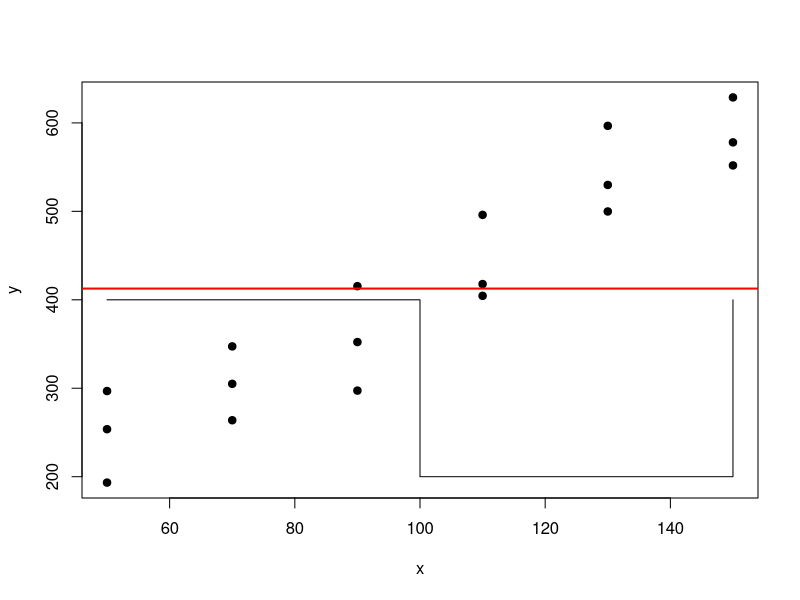
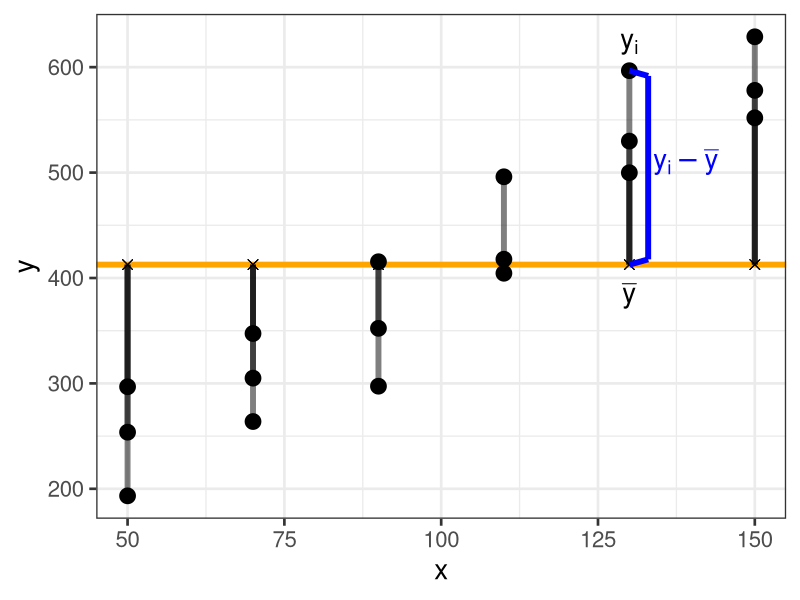
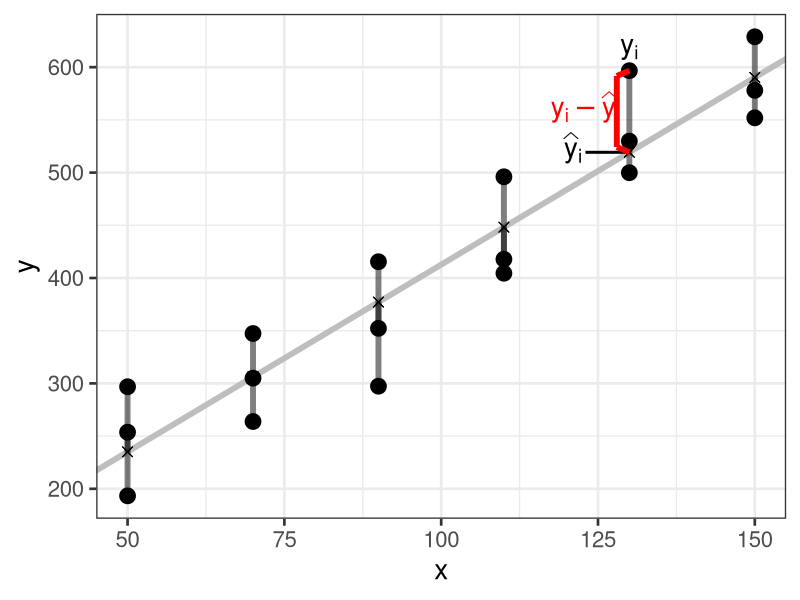
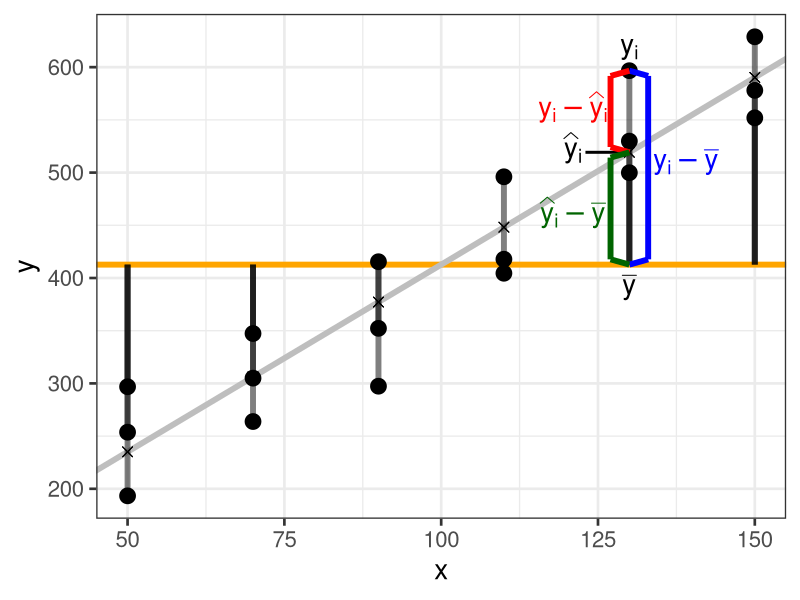
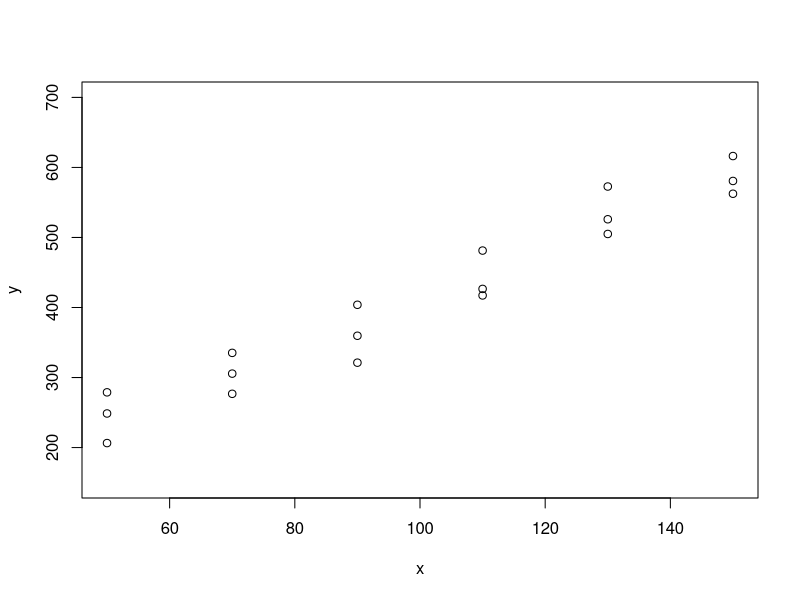
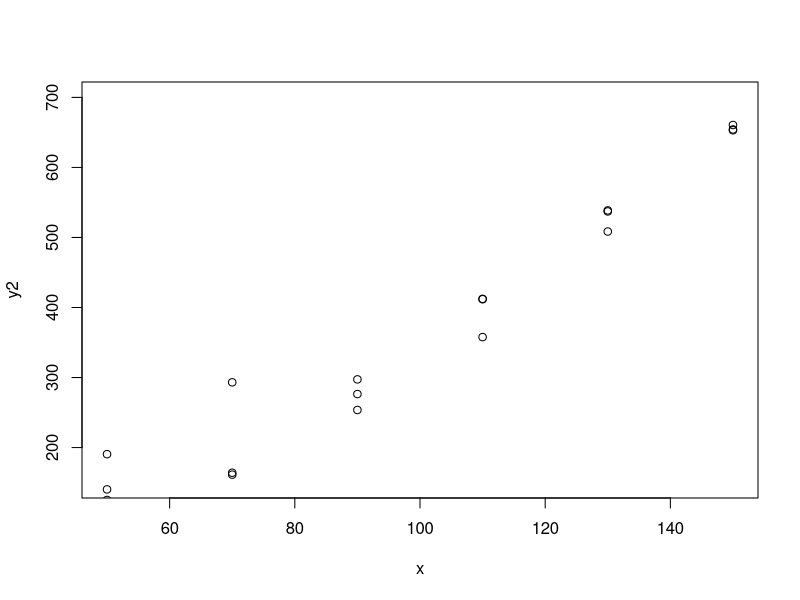
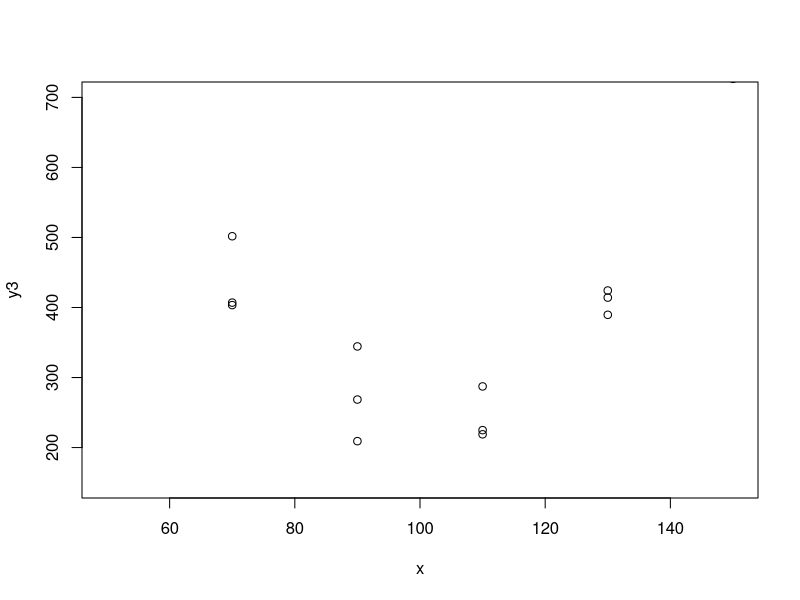
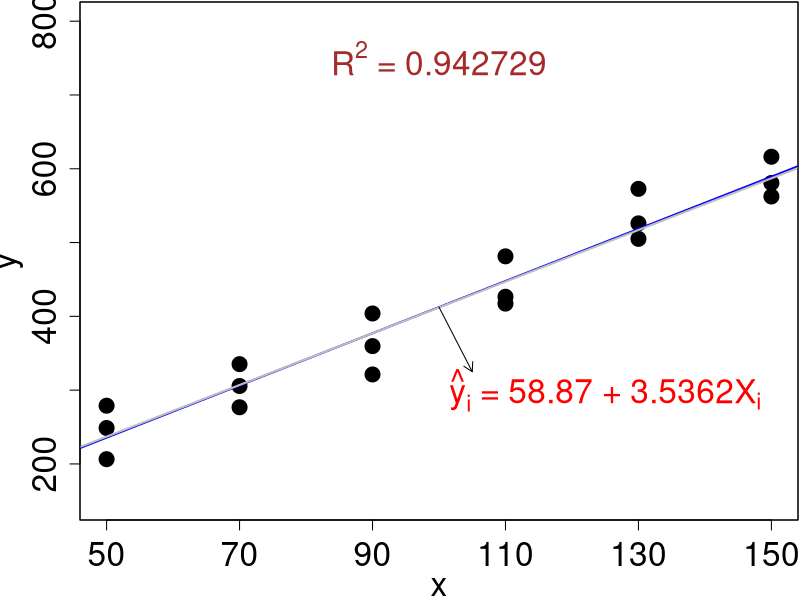

Write the R code that produced these figures, in order.
## ---- chunk 1
knitr::opts_chunk$set(echo = TRUE, comment = NA)
library(tidyverse)
# colores
c0= "#b0394a"
c1= "#ad6395"
c2= "#a391c4"
c3= "#8acfe6"
c4= "#646420"
c5= "#db524f"
paleta4=c("#0d3b66", "#faf0ca", "#f4d35e", "#ee964d")
set.seed(1256)
x <- rep(seq(50, 150, 20), 3)
y <- 62 + 3.5*x + rnorm(18, sd = 50)
df <- data.frame(y, x)
df0 <- df
## ---- chunk 2
set.seed(1256)
x <- rep(seq(50, 150, 20), 3)
y <- 62 + 3.5*x + rnorm(18, sd = 50)
df <- data.frame(y, x)
with(df, {plot(x, y, pch = 19)
   abline(h = mean(y), col = 'red', lwd = 2)
   lines(c(50, 100, 150), c(400, 200, 400), type = 's')
})
## ---- chunk 3
df0 <- df
df0$predicted <- mean(df0$y)
ggplot(df0, aes(x = x, y = y)) +
   geom_hline(yintercept = mean(y), color = 'orange', size = 2) +
   geom_segment(aes(xend = x, yend = predicted), alpha = .5, size = 2) +
   geom_point(size = 5) +
   geom_point(aes(y = predicted), shape = 4, size = 3) +
   annotate("text", x = df0[5, 2], y = df0[5, 1] + 25, label = "y[i]", parse = T, size = 7) +
   annotate("text", x = df0[5, 2], y = mean(y) - 30, label = "bar(y)", parse = T, size = 7) +
   annotate("text", x = df[5, 2] + 9, y = mean(c(df[5, 1], mean(y))) + 5, label = "y[i] - bar(y)", parse = T,
            size = 7, color = 'blue') +
   annotate("segment", x = df[5, 2] + 3, xend = df[5, 2] + 3, y = mean(y) + 5, yend = df[5, 1] - 5, colour = "blue",
            size = 2) +
   annotate("segment", x = df[5, 2], xend = df[5, 2] + 3, y = mean(y), yend = mean(y) + 5, colour = "blue",
            size = 2) +
   annotate("segment", x = df[5, 2], xend = df[5, 2] + 3, y = df[5, 1], yend = df[5, 1] - 5, colour = "blue",
            size = 2) +
   theme_bw(base_size = 20)
## ---- chunk 4
df1 <- df
fit1 <- lm(y ~ x, data = df1)
betas <- summary(fit1)$coefficients
df1$predicted <- predict(fit1)
p5 <- df1$predicted[5]
ggplot(df1, aes(x = x, y = y)) +
   geom_abline(intercept = betas[1], slope = betas[2], color = 'gray', size = 2) +
   geom_segment(aes(xend = x, yend = predicted), alpha = .5, size = 2) +
   geom_point(size = 5) +
   geom_point(aes(y = predicted), shape = 4, size = 3) +
   annotate("text", x = df1[5, 2], y = df1[5, 1] + 20, label = "y[i]", parse = T, size = 7) +
   annotate("text", x = df1[5, 2] - 9, y = p5 + 4, label = "widehat(y)[i]", parse = T, size = 7) +
   annotate("segment", x = df1[5, 2], xend = df1[5, 2] - 7, y = p5, yend = p5, size = 1) +
   annotate("text", x = df1[5, 2] - 7, y = mean(c(df1[5, 1], p5)) + 4, label = "y[i] - widehat(y)[i]", parse = T,
            size = 7, color = 'red') +
   annotate("segment", x = df1[5, 2] - 2, xend = df1[5, 2] - 2, y = p5 + 5, yend = df1[5, 1] - 5, colour = "red",
            size = 2) +
   annotate("segment", x = df1[5, 2], xend = df1[5, 2] - 2, y = p5, yend = p5 + 5, colour = "red", size = 2) +
   annotate("segment", x = df1[5, 2], xend = df1[5, 2] - 2, y = df1[5, 1], yend = df1[5, 1] - 5, colour = "red",
            size = 2) +
   theme_bw(base_size = 20)
## ---- chunk 5
df1 <- df
fit1 <- lm(y ~ x, data = df1)
df1$predicted <- predict(fit1)
betas <- summary(fit1)$coefficients
p5 <- df1$predicted[5]
ggplot(df1, aes(x = x, y = y)) +
   geom_hline(yintercept = mean(y), color = 'orange', size = 2) +
   geom_abline(intercept = betas[1], slope = betas[2], color = 'gray', size = 2) +
   geom_segment(aes(xend = x, yend = mean(y)), alpha = .5, size = 2) +
   geom_point(size = 5) +
   geom_point(aes(y = predicted), shape = 4, size = 3) +
   annotate("text", x = df1[5, 2], y = df1[5, 1] + 20, label = "y[i]", parse = T, size = 7) +
   annotate("text", x = df1[5, 2], y = mean(y) - 22, label = "bar(y)", parse = T, size = 7) +
   annotate("text", x = df1[5, 2] - 9, y = p5 + 4, label = "widehat(y)[i]", parse = T, size = 7) +
   annotate("segment", x = df1[5, 2], xend = df1[5, 2] - 7, y = p5, yend = p5, size = 1) +
   annotate("text", x = df1[5, 2] + 9, y = mean(c(df1[5, 1], mean(y))) + 5, label = "y[i] - bar(y)", parse = T,
            size = 7, color = 'blue') +
   annotate("segment", x = df1[5, 2] + 3, xend = df1[5, 2] + 3, y = mean(y) + 5, yend = df1[5, 1] - 5,
            colour = "blue", size = 2) +
   annotate("segment", x = df1[5, 2], xend = df1[5, 2] + 3, y = mean(y), yend = mean(y) + 5, colour = "blue",
            size = 2) +
   annotate("segment", x = df1[5, 2], xend = df1[5, 2] + 3, y = df1[5, 1], yend = df1[5, 1] - 5, colour = "blue",
            size = 2) +
   annotate("text", x = df1[5, 2] - 9, y = mean(c(df1[5, 1], p5)) + 4, label = "y[i] - widehat(y)[i]", parse = T,
            size = 7, color = 'red') +
   annotate("segment", x = df1[5, 2] - 3, xend = df1[5, 2] - 3, y = p5 + 5, yend = df1[5, 1] - 5, colour = "red",
            size = 2) +
   annotate("segment", x = df1[5, 2], xend = df1[5, 2] - 3, y = p5, yend = p5 + 5, colour = "red", size = 2) +
   annotate("segment", x = df1[5, 2], xend = df1[5, 2] - 3, y = df1[5, 1], yend = df1[5, 1] - 5, colour = "red",
            size = 2) +
   annotate("text", x = df1[5, 2] - 9, y = mean(c(p5, mean(y))) - 4, label = "widehat(y)[i] - bar(y)", parse = T,
            size = 7, color = 'darkgreen') +
   annotate("segment", x = df1[5, 2] - 3, xend = df1[5, 2] - 3, y = p5 - 5, yend = mean(y) + 5, colour = "darkgreen",
            size = 2) +
   annotate("segment", x = df1[5, 2], xend = df1[5, 2] - 3, y = p5, yend = p5 - 5, colour = "darkgreen",
            size = 2) +
   annotate("segment", x = df1[5, 2], xend = df1[5, 2] - 3, y = mean(y), yend = mean(y) + 5, colour = "darkgreen",
            size = 2) +
   theme_bw(base_size = 20)
## ---- chunk 6
dfn <- df
set.seed(1256)
dfn$y <- 62 + 3.5*dfn$x + rnorm(18, sd = 35)
dfn$y2 <- 0.025*dfn$x^2+90 + rnorm(18, sd = 35)
dfn$y3 <- 0.2*(dfn$x-100)^2+250 + rnorm(18, sd = 35)
set.seed(1298)
dfn$y2 <- 0.025*dfn$x^2+90 + rnorm(18, sd = 35)
lm1 <- summary(lm(y ~ x, dfn))
lm2 <- summary(lm(y2 ~ x, dfn))
lm3 <- summary(lm(y3 ~ x, dfn))
with(dfn, plot(x, y, xlim = c(50, 150), ylim = c(150, 700)))
with(dfn, plot(x, y2, xlim = c(50, 150), ylim = c(150, 700)))
with(dfn, plot(x, y3, xlim = c(50, 150), ylim = c(150, 700)))
## ---- chunk 7
par(mar = c(4, 4, .1, .1))
with(dfn, {plot(x, y, pch = 19, xlim = c(50, 150), ylim = c(150, 800), xaxt = 'n', cex = 2, cex.axis = 2, cex.lab = 2)
   axis(1, at = seq(50, 150, 20), mgp = c(3, 1.5, 0), cex.axis = 2, cex.lab = 2)
   abline(summary(lm(y ~ x))$coefficients[,1], col = 'blue', cex = 2, lwd = 2)
   par(new = T)
   curve(62 + 3.5*x, 40, 160, xlim = c(50, 150), ylim = c(150, 800), xaxt = 'n', yaxt = 'n', xlab = '', ylab = '',
         col = "gray", cex = 2, lwd = 2)
   text(100, 750, substitute(paste(R^2, " ", "=", " ", r2), list(r2 = round(summary(lm(y ~ x, dfn))$r.squared, 6))),
        col = 'brown', cex = 2)
   arrows(100, mean(y), 105, 325, length = 0.1, cex = 2)
   text(125, 300, substitute(paste(hat(y)[i], " = ", b0, " + ", b1 * X[i]),
                             list(b0 = round(lm1$coefficients[1], 2), b1 = round(lm1$coefficients[2], 4))),
        col = 'red', cex = 2)})
## ---- chunk 8
par(mar = c(4, 4, .1, .1))
with(dfn, {plot(x, y2, pch = 19, xlim = c(50, 150), ylim = c(150, 800), xaxt = 'n', ylab = 'y', cex = 2, cex.axis = 2,
                cex.lab = 2)
   axis(1, at = seq(50, 150, 20), mgp = c(3, 1.5, 0), cex.axis = 2, cex.lab = 2)
   abline(summary(lm(y2 ~ x))$coefficients[,1], col = 'blue', cex = 2, lwd = 2)
   par(new = T)
   curve(90 + 0.025*x^2, 40, 160, xlim = c(50, 150), ylim = c(150, 800), xaxt = 'n', yaxt = 'n', xlab = '', ylab = '',
         col = "gray", cex = 2, lwd = 2)
   text(100, 750, substitute(paste(R^2, " ", "=", " ", r2), list(r2 = round(summary(lm(y2 ~ x, dfn))$r.squared, 6))),
        col = 'brown', cex = 2)
   arrows(100, mean(y2), 95, 450, length = 0.1, cex = 2)
   text(73, 475, substitute(paste(hat(y)[i], " = ", b0, " + ", b1 * X[i]),
                            list(b0 = round(lm2$coefficients[1], 2), b1 = round(lm2$coefficients[2], 4))),
        col = 'red', cex = 2)})
## ---- chunk 9
par(mar = c(4, 4, .1, .1))
with(dfn, {plot(x, y3, pch = 19, xlim = c(50, 150), ylim = c(150, 800), xaxt = 'n', ylab = 'y', cex = 2, cex.axis = 2,
                cex.lab = 2)
   axis(1, at = seq(50, 150, 20), mgp = c(3, 1.5, 0), cex.axis = 2, cex.lab = 2)
   abline(summary(lm(y3 ~ x))$coefficients[,1], col = 'blue', cex = 2, lwd = 2)
   par(new = T)
   curve(250 + 0.2*(x - 100)^2, 40, 160, xlim = c(50, 150), ylim = c(150, 800), xaxt = 'n', yaxt = 'n', xlab = '',
         ylab = '', col = "gray", cex = 2, lwd = 2)
   text(100, 750, substitute(paste(R^2, " ", "=", " ", r2), list(r2 = round(summary(lm(y3 ~ x, dfn))$r.squared, 6))),
        col = 'brown', cex = 2)
   arrows(90, mean(y3), 95, 575, length = 0.1, cex = 2)
   text(115, 600, substitute(paste(hat(y)[i], " = ", b0, " - ", b1 * X[i]),
                             list(b0 = round(lm3$coefficients[1], 2), b1 = abs(round(lm3$coefficients[2], 4)))),
        col = 'red', cex = 2)})
